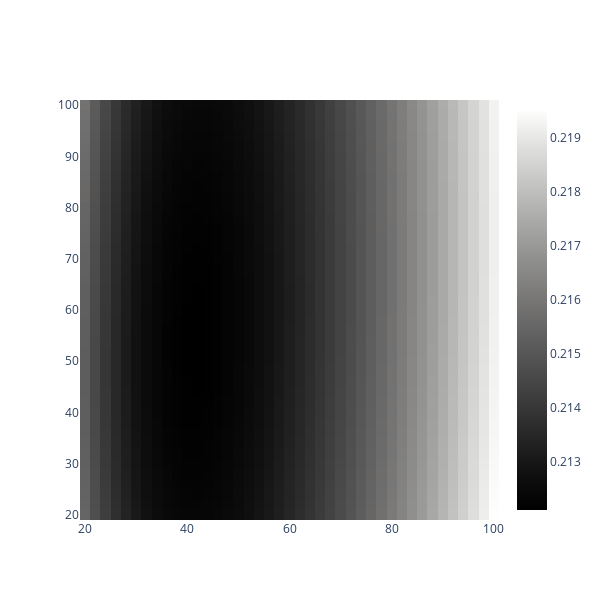

The cell this chart's notebook holds for it:
### Code cell
fig = go.Figure(
    data=go.Heatmap(
        x=in_sample_agg["elo_rating_in"],
        y=in_sample_agg["elo_rating_out"],
        z=in_sample_agg["RPS"],
        colorscale=px.colors.sequential.gray
    )
)
fig.update_layout(
    width=600,
    height=600
)
fig.show()

### Figure 1 — Plotly figure (JSON) as saved in the notebook; plotly's stock layout.template omitted (floating-point values rounded to 4 significant figures; data arrays with more than 128 entries replaced by an {"elided": "..."} marker saying what was removed)
{"data": [{"colorscale": [[0, "rgb(0, 0, 0)"], [0.09091, "rgb(16, 16, 16)"], [0.1818, "rgb(38, 38, 38)"], [0.2727, "rgb(59, 59, 59)"], [0.3636, "rgb(81, 80, 80)"], [0.4545, "rgb(102, 101, 101)"], [0.5455, "rgb(124, 123, 122)"], [0.6364, "rgb(146, 146, 145)"], [0.7273, "rgb(171, 171, 170)"], [0.8182, "rgb(197, 197, 195)"], [0.9091, "rgb(224, 224, 223)"], [1, "rgb(254, 254, 253)"]], "type": "heatmap", "x": {"elided": "1681 int values"}, "y": {"elided": "1681 int values"}, "z": {"elided": "1681 float values"}}], "layout": {"height": 600, "width": 600}}
